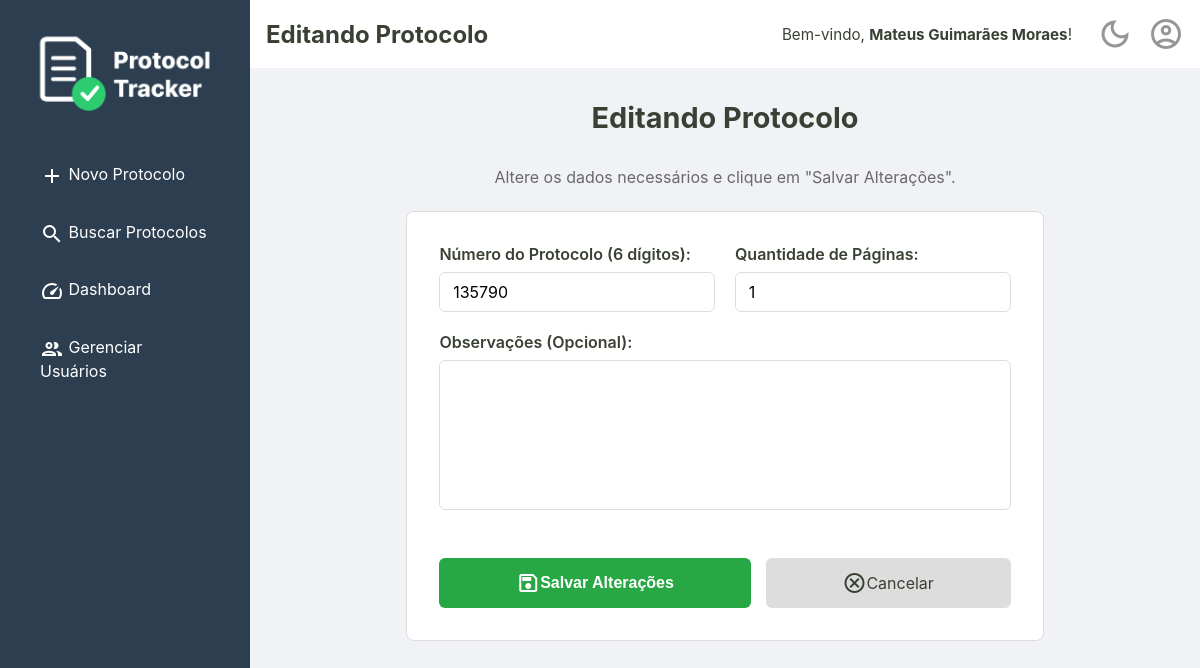
The page /editar?id=cc165570-6f43-4ce0-9289-c0fd5df592c1 (signed in) on the database its author committed.
### tables this page shows
CREATE TABLE usuarios (
    id INTEGER PRIMARY KEY,
    nome TEXT NOT NULL,
    email TEXT NOT NULL UNIQUE,
    cpf TEXT NOT NULL UNIQUE,
    senha TEXT NOT NULL,
    permissao TEXT NOT NULL DEFAULT 'operador',
    criado_em TEXT NOT NULL,
    ativo INTEGER NOT NULL DEFAULT 1
  );

CREATE TABLE protocolos (
    id TEXT PRIMARY KEY,
    id_usuario INTEGER NOT NULL,
    numero TEXT NOT NULL UNIQUE,
    quantidade_paginas INTEGER NOT NULL,
    observacoes TEXT,
    criado_em TEXT NOT NULL,
    alterado_em TEXT,
    deletado_em TEXT,
    FOREIGN KEY (id_usuario) REFERENCES usuarios (id)
  );

### src/Controller/WebController.php (called while the page is built, shortened)
<?php
class WebController
{
    private ?Usuario $usuarioLogado = null;
    public function __construct(
        private ProtocoloRepositoryInterface $repositorio,
        private DashboardService $dashboardService,
        private ProtocoloService $protocoloService,
        private UsuarioRepository $usuarioRepository
    ) {
        $id_usuario = $_SESSION['usuario_logado_id'] ?? null;
        if ($id_usuario) {
            $this->usuarioLogado = $this->usuarioRepository->buscaPorId($id_usuario);
        }
    }
    public function exibirFormularioEdicao(?string $erro = null)
    {
        $id = $_GET['id'] ?? null;
        $protocolo = $this->repositorio->buscaPorId($id);
        $tituloDaPagina = "Editando Protocolo";
        $usuarioLogado = $this->usuarioLogado;
        require __DIR__ . '/../../templates/editar.php';
    }
}

### src/Repository/UsuarioRepository.php (called while the page is built, shortened)
<?php
final class UsuarioRepository
{
    private PDO $connection;
    public function __construct(PDO $connection)
    {
        $this->connection = $connection;
    }
    public function buscaPorId(int $id): ?Usuario
    {
        $sqlQuery = "SELECT * FROM usuarios WHERE id = :id;";
        $stmt = $this->connection->prepare($sqlQuery);
        $stmt->bindValue(':id', $id);
        $stmt->execute();
        $dadosUsuario = $stmt->fetch();
        return Usuario::fromArray($dadosUsuario);
    }
}

### src/Model/Usuario.php (called while the page is built, shortened)
<?php
class Usuario {
    public function nome(): string
    {
        return $this->nome;
    }
    public static function fromArray(array $dados): self
    {
        try {
            $data = new DateTimeImmutable($dados['criado_em']);
        } catch (Exception $e) {
            throw new Exception("Falha ao criar data a partir do valor: " . ($dados['criado_em'] ?? 'N/A'));
        }
        return new self(
            $dados['id'],
            $dados['nome'],
            $dados['email'],
            $dados['cpf'],
            $dados['senha'],
            $dados['permissao'],
            $data,
            (bool) $dados['ativo']
        );
    }
}

### src/Controller/UsuarioController.php (called while the page is built, shortened)
<?php
class UsuarioController
{
    public function __construct(
        private UsuarioRepository $repositorio,
        private UsuarioService $usuarioService,
        private LoginService $loginService,
    ) {
        $id_usuario = $_SESSION['usuario_logado_id'] ?? null;
        if ($id_usuario) {
            $this->usuarioLogado = $this->repositorio->buscaPorId($id_usuario);
        }
    }
}

### src/Repository/ProtocoloRepositorySql.php (called while the page is built, shortened)
<?php
final class ProtocoloRepositorySql implements ProtocoloRepositoryInterface
{
    private PDO $connection;
    public function __construct(PDO $connection)
    {
        $this->connection = $connection;
    }
    public function buscaPorId(string $id): ?Protocolo
    {
        $sqlQuery = "SELECT * FROM protocolos WHERE id = :id;";
        $stmt = $this->connection->prepare($sqlQuery);
        $stmt->bindValue(':id', $id);
        $stmt->execute();
        $protocolo = $stmt->fetch();
        return Protocolo::fromArray($protocolo);
    }
}

### src/Model/Protocolo.php (called while the page is built, shortened)
<?php
class Protocolo {
    public function numero(): string {
        return $this->numero;
    }
    public function paginas(): int {
        return $this->quantidade_paginas;
    }
    public static function fromArray(array $dados): self
    {
        try {
            $criado_em = new DateTimeImmutable($dados['criado_em']);
            $alterado_em = isset($dados['alterado_em']) ? new DateTimeImmutable($dados['alterado_em']) : null;
            $deletado_em = isset($dados['deletado_em']) ? new DateTimeImmutable($dados['deletado_em']) : null;
        } catch (Exception $e) {
            throw new Exception("Falha ao criar data");
        }
        return new self(
            $dados['id'],
            $dados['id_usuario'],
            $dados['numero'],
            $dados['quantidade_paginas'],
            $criado_em,
            $dados['observacoes'] ?? null,
            $alterado_em,
            $deletado_em
        );
    }
}

### templates/editar.php (the view, shortened to what this page needs)
<?php require __DIR__ . '/_partials/_header.php'; ?>
<div class="home-container">
        <h2><?= htmlspecialchars($tituloDaPagina) ?></h2>
        <p>Altere os dados necessários e clique em "Salvar Alterações".</p>
        <form action="/editar" method="post" class="protocolo-form">
            <div class="form-row">
                <div class="form-group">
                    <label for="numero">Número do Protocolo (6 dígitos):</label>
                    <input type="text" id="numero" name="numero" value="<?= htmlspecialchars($protocolo->numero()) ?>" required maxlength="6" pattern="\d{6}">
                </div>
                <div class="form-group">
                    <label for="paginas">Quantidade de Páginas:</label>
                    <input type="number" id="paginas" name="paginas" value="<?= htmlspecialchars($protocolo->paginas()) ?>" required min="1">
                </div>
            </div>
            <div class="form-group">
                <label for="observacoes">Observações (Opcional):</label>
                <textarea id="observacoes" name="observacoes" rows="3"></textarea>
            </div>
            <div class="form-actions-edit">
                <button type="submit" class="btn-salvar"><span class="material-icons-outlined"> save</span> Salvar Alterações</button>
                <a href="/busca" class="btn-cancelar"><span class="material-icons-outlined">cancel</span> Cancelar</a>
            </div>
        </form>
    </div>
<?php require __DIR__ . '/_partials/_footer.php'; ?>

### templates/_partials/_content-header.php (shortened to what this page needs)
<div class="content-header">
    <div class="header-title">
        <h2><?= isset($tituloDaPagina) ? htmlspecialchars($tituloDaPagina) : 'Página sem Título' ?></h2>
    </div>
    <div class="header-actions">
        <?php if (isset($usuarioLogado) && $usuarioLogado): ?>
            <div class="welcome-message">
                <span>Bem-vindo, <strong><?= htmlspecialchars($usuarioLogado->nome()) ?></strong>!</span>
            </div>
        <?php endif; ?>
        <a href="#" id="theme-toggle" class="action-icon" title="Mudar Tema">
            <span class="material-icons-outlined">dark_mode</span>
        </a>
        <div class="dropdown">
            <a href="#" id="user-menu-toggle" class="action-icon" title="Perfil do Usuário">
                <span class="material-icons-outlined">account_circle</span>
            </a>
        </div>
    </div>
</div>

### public/assets/css/style.css (style rules this page uses)
:root { --cor-fundo-sidebar: #2c3e50; --cor-fundo-sidebar-hover: #33465c; --cor-fontes-sidebar: #ffffff; --cor-fundo-header: #ffffff; --cor-bordas: #ddd; --cor-fundo-body: #f0f2f5; --cor-fontes-body: #394034; --cor-fundo-sidebar-active: #253547; --cor-fontes-sidebar-active: #007bff; --cor-bordas-focus: #80bdff; --cor-fontes-main-button: #ffffff; --cor-main-button: #28a745; --cor-fontes-cards: #696969; --cor-icones-header: #969696; --cor-icones-header-hover: #007bff; --cor-primaria-erro: #ff2c2c; }
* { margin: 0; padding: 0; box-sizing: border-box; }
body { font-family: -apple-system, BlinkMacSystemFont, 'Segoe UI', Roboto, 'Helvetica Neue', Arial, sans-serif; background-color: var(--cor-fundo-body); color: var(--cor-fontes-body); display: flex; flex-direction: column; min-height: 100vh; }
a { text-decoration: none; }
.content-header { width: 100%; margin: 0 auto 2rem auto; display: flex; justify-content: space-between; align-items: center; background-color: var(--cor-fundo-header); padding: 1rem; }
.header-actions { display: flex; align-items: center; gap: 15px; }
.action-icon { color: var(--cor-icones-header); transition: color 0.2s; display: flex; align-items: center; }
.action-icon .material-icons-outlined { font-size: 36px; }
.conteudo-principal h2, .conteudo-principal p { text-align: center; max-width: 800px; width: 100%; }
.conteudo-principal h2 { font-size: 1.8rem; color: var(--cor-fontes-body); margin-bottom: 2.0rem; align-self: center; }
.conteudo-principal p { margin-bottom: 1.5rem; color: var(--cor-fontes-cards); }
.protocolo-form { max-width: 800px; width: 100%; background-color: var(--cor-fundo-header); padding: 2rem; border-radius: 8px; border: 1px solid var(--cor-bordas); margin: 0 auto; display: flex; flex-direction: column; gap: 20px; }
.form-row { display: flex; gap: 20px; }
.form-group { flex-grow: 1; }
.form-group label { width: 100%; display: block; font-weight: 600; margin-bottom: 0.5rem; }
.form-group input[type="text"], .form-group input[type="number"], .form-group input[type="email"], .form-group input[type="password"], .form-group textarea { width: 100%; height: 40px; padding: 0.8rem; border: 1px solid var(--cor-bordas); border-radius: 6px; font-size: 1rem; font-family: inherit; transition: border-color 0.2s, box-shadow 0.2s; }
.form-group textarea { min-height: 150px; }
textarea { resize: none; }
.material-icons-outlined { vertical-align: middle; }
.form-actions-edit { display: flex; gap: 15px; margin-top: 1.5rem; }
.btn-salvar, .btn-cancelar { display: inline-flex; justify-content: center; align-items: center; flex-grow: 1; padding: 0.8rem 1.5rem; font-size: 1rem; border: none; border-radius: 6px; cursor: pointer; transition: background-color 0.2s; text-decoration: none; }
.btn-salvar { background-color: var(--cor-main-button); color: var(--cor-fontes-main-button); font-weight: bold; }
.btn-cancelar { background-color: var(--cor-bordas); color: var(--cor-fontes-body); }
.dropdown { position: relative; display: inline-block; }
.header-actions .welcome-message { color: var(--cor-fontes-body); font-size: 0.95rem; margin-right: 10px; white-space: nowrap; }

### rows shown on the page
usuarios: nome "Mateus Guimarães Moraes"
protocolos: numero "135790", paginas "1"

### other values the page prints
$tituloDaPagina "Editando Protocolo"
